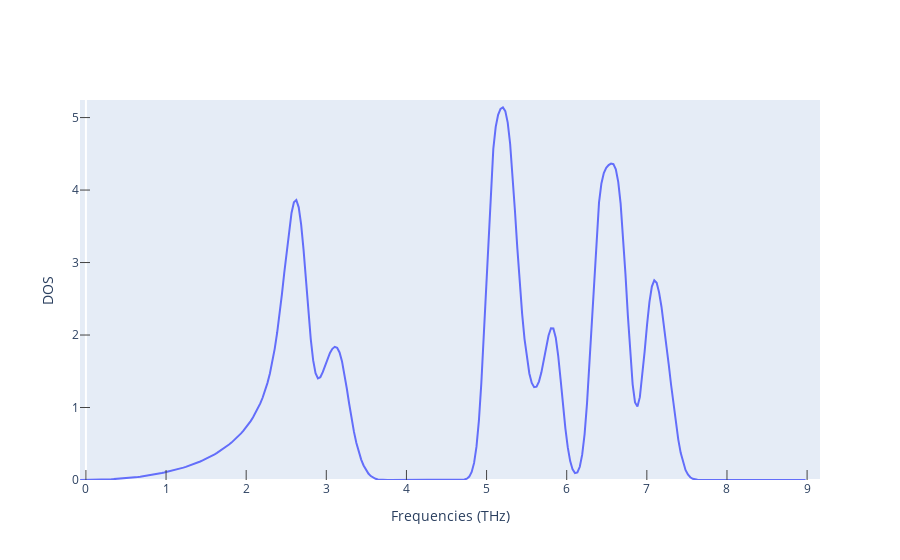

The notebook cell this image was saved under:
### Markdown cell above
# Téléchargement densité états phonon pour ScNiBi

### Code cell
with MPRester(mp_key) as m:
    ph_dos = m.get_phonon_dos_by_material_id(mp_id)
    prim_struc = m.get_structure_by_material_id(mp_id)
    
print("Structure des densités d'etats du matériau")

fig_ph_dos = get_plot_dos(ph_dos)
fig_ph_dos.show()

### Figure 1 — Plotly figure (JSON) as saved in the notebook; plotly's stock layout.template omitted (floating-point values rounded to 4 significant figures; data arrays with more than 128 entries replaced by an {"elided": "..."} marker saying what was removed)
{"data": [{"mode": "lines", "type": "scatter", "x": {"elided": "303 float values"}, "y": {"elided": "303 float values"}}], "layout": {"xaxis": {"mirror": true, "range": [-0.07382, 9.161], "showgrid": false, "ticklen": 10, "ticks": "inside", "title": {"text": "Frequencies (THz)"}}, "yaxis": {"mirror": true, "range": [0, 5.242], "showgrid": false, "ticklen": 10, "ticks": "inside", "title": {"text": "DOS"}}}}
